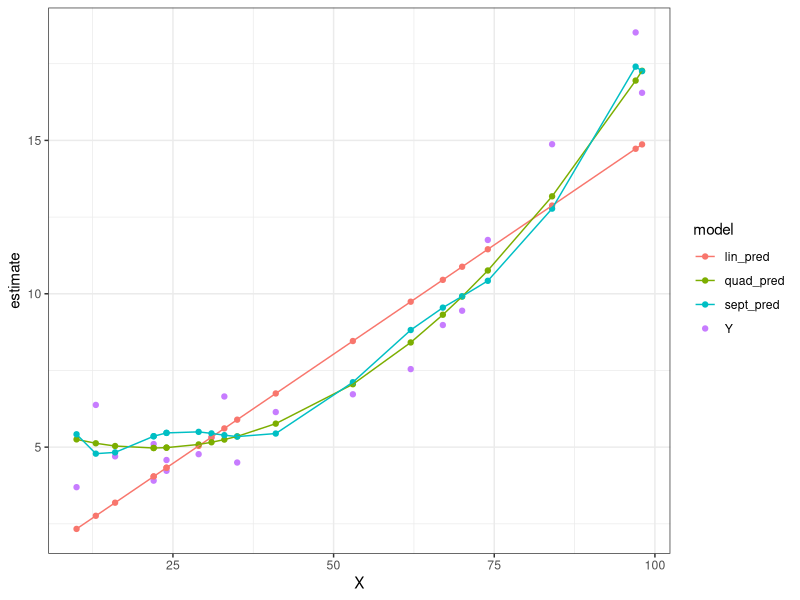
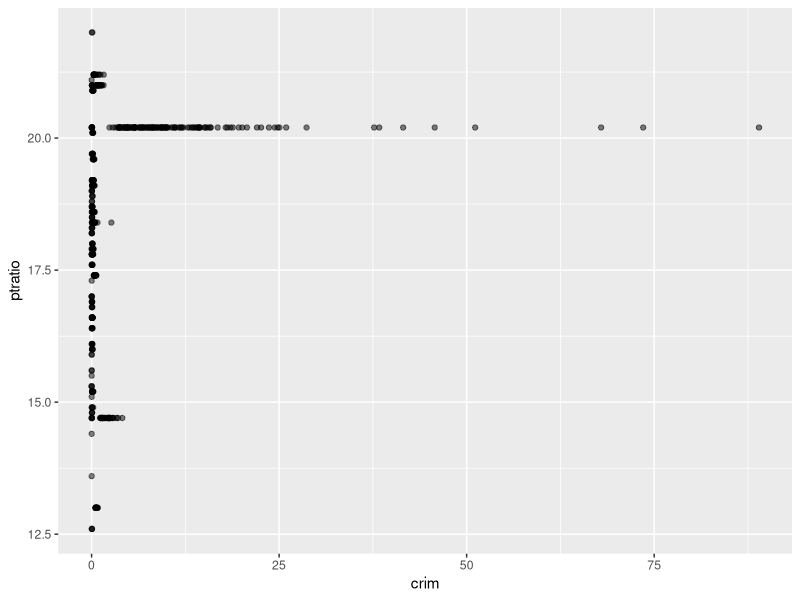
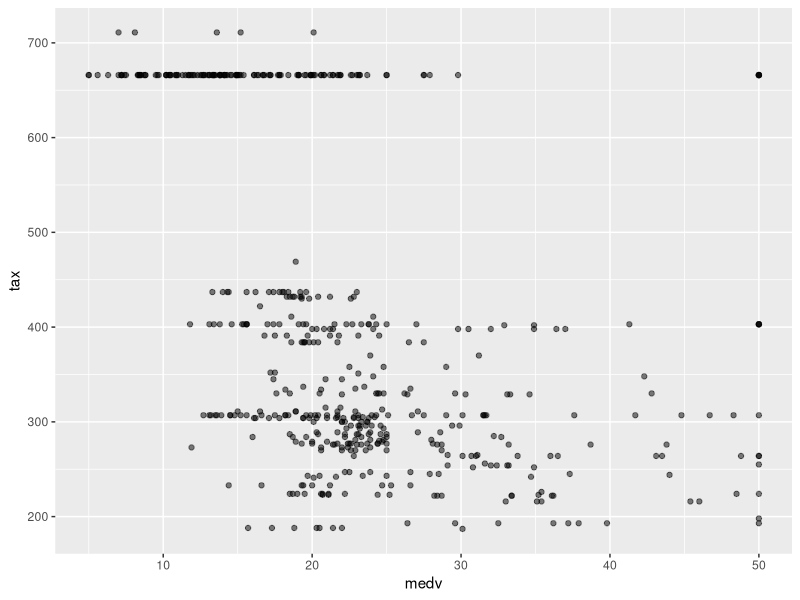
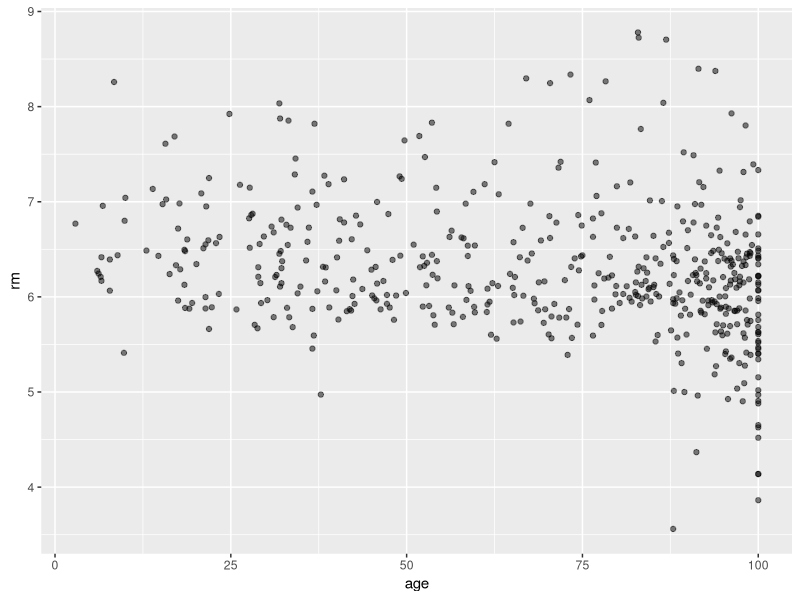
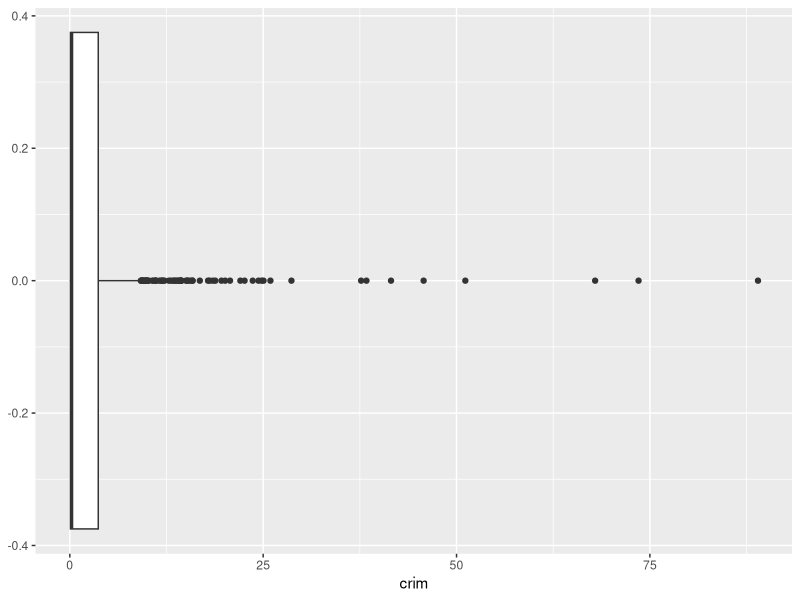
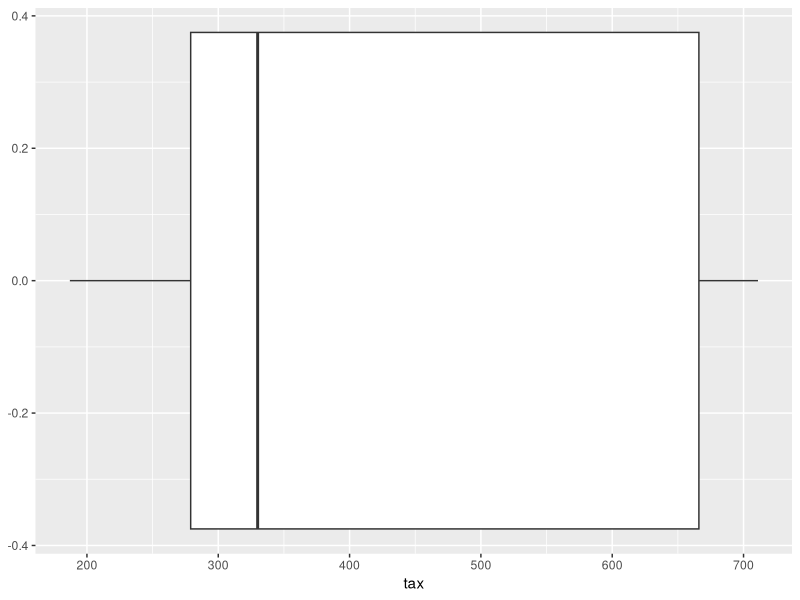
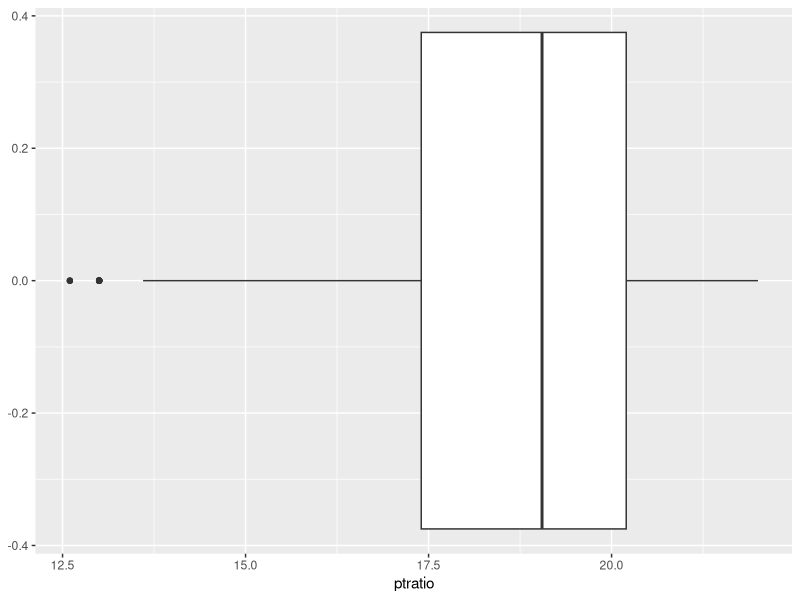

These charts were generated, in order, by the following R code:
## ---- chunk 1
knitr::opts_chunk$set(echo = TRUE,
                      out.width = "60%",
                      fig.align = "center")
library(tidyverse)
## ---- chunk 2
hw1_p5 <- read_csv(file = "hw1_p5.csv")
## ---- chunk 3
data_long <- hw1_p5 %>% pivot_longer(!X, names_to = "model", values_to = "estimate") 


data_long %>% 
  ggplot(aes(x = X, y = estimate, color = model))+
  geom_point()+
  geom_line(data = data_long %>%filter(model != "Y")  )+
  theme_bw()
## ---- chunk 4
sq_err <- function(y,x){
  (y - x)^2
}
## ---- chunk 5
hw1_p5 %>% mutate(lin_err = sq_err(Y,lin_pred),
                  quad_err = sq_err(Y,quad_pred),
                  sept_err = sq_err(Y,sept_pred)) %>% 
  summarize(lin_mse = mean(lin_err),
            quad_mse = mean(quad_err),
            sept_err = mean(sept_err))
## ---- chunk 6
library(MASS)
## ---- chunk 7
Boston %>% 
  ggplot(aes(x = crim, y = ptratio)) + geom_point(alpha = .5)

Boston %>% 
  ggplot(aes(x = medv, y = tax)) + geom_point(alpha = .5)

Boston %>% 
  ggplot(aes(x = age, y = rm)) + geom_point(alpha = .5)
## ---- chunk 8
cor(Boston)[1,]
## ---- chunk 9
Boston %>% 
  ggplot(aes( x = crim))+geom_boxplot()

Boston %>% 
  ggplot(aes( x = tax))+geom_boxplot()

Boston %>% 
  ggplot(aes( x = ptratio))+geom_boxplot()
## ---- chunk 10
Boston %>%summarise_at(c("crim", "tax", "ptratio"), lst(quantile) )
## ---- chunk 11
Boston %>% summarize( n = sum(chas == 1))
## ---- chunk 12
Boston %>% summarize(M = median(ptratio))
